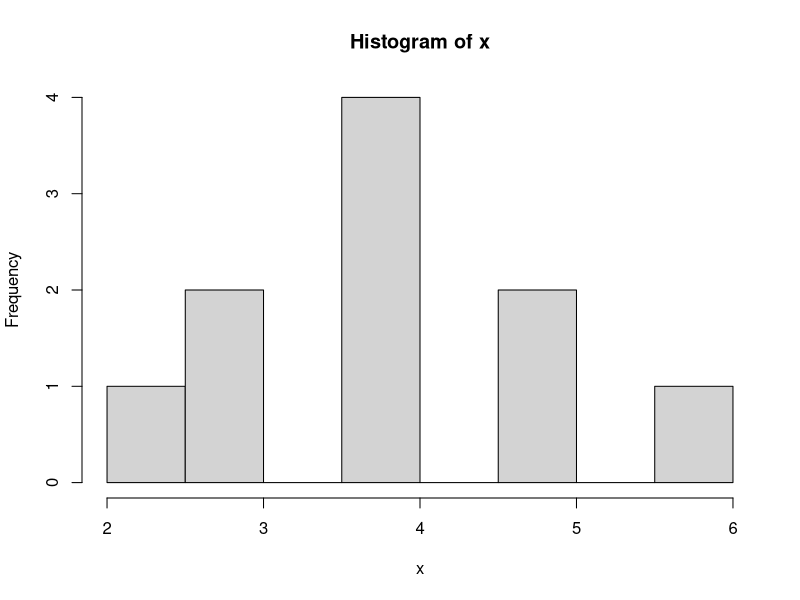
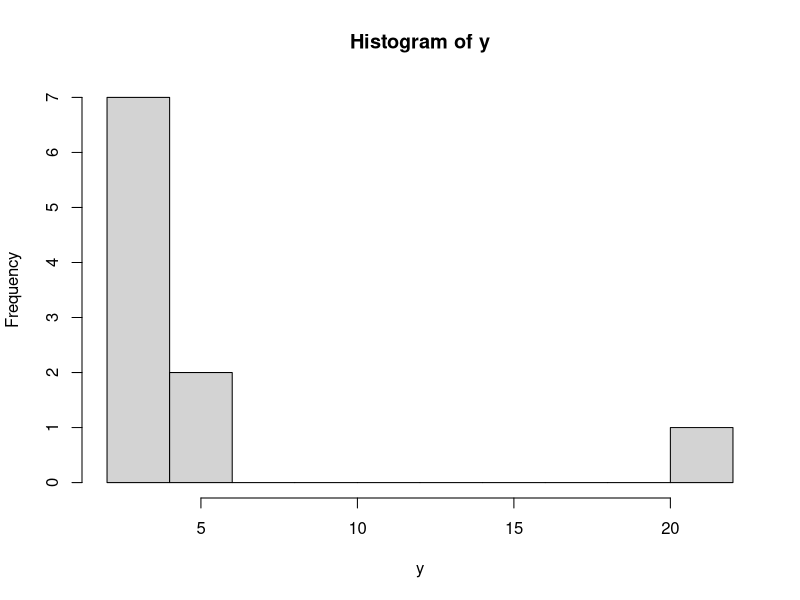

Here is the R script that generated these plots, in order:
## ---- chunk 1
x <- c(2,3,3,4,4,4,4,5,5,6)
y <- c(2,3,3,4,4,4,4,5,5,22)
## ---- chunk 2
hist(x, breaks = 7)
hist(y, breaks = 10)
## ---- chunk 3
mean(x)
mean(y)
## ---- chunk 4
vec = c(1, 4, 7, 9, 11)

## ---- chunk 5
mean = sum(vec) / length(vec)
mean
mean(vec) # Correct
## ---- chunk 6
variance = sum((vec - mean) ^ 2) / (length(vec) - 1)
variance
var(vec) # Correct
## ---- chunk 7
st_dv = sqrt(variance)
st_dv
sd(vec) # Correct
## ---- chunk 8
my_sd_func = function(vector){
  mean = mean(vector)
  variance = sum((vector - mean) ^ 2) / (length(vector) - 1)
  sqrt(variance)
}

# Test
my_sd_func(vec)

# Test vectors
test_vectors = rbind(c(2, 2, 3, 3, 4), c(7, 7, 8, 9, 9), c(2, 3, 5, 7, 8), c(1, 4, 7, 9, 11))
## ---- chunk 9
apply(test_vectors, 1, my_sd_func)
apply(test_vectors, 1, sd)
## ---- chunk 10
median(x)
median(y)
## ---- chunk 11
which.max(table(x))
which.max(table(y))
## ---- chunk 12
x <- 1:10
length(x)
## ---- chunk 13
x <- rbind(c(1:20), c(1:20))
length(x)
## ---- chunk 14
x <- data.frame(c(1:10), rep("A", 10))
length(x)
## ---- chunk 15
x <- c(5,4,3,6,7,3,5,7,4,4)
y <- c(0,0,4,8,7,9,9,7,3,1)
z <- c(5,4,3,6,7,3,5,7,4,4,1,5,6,7,3,8,8,3,40)
## ---- chunk 16
summary(x)
## ---- chunk 17
range(x)
range(z)
## ---- chunk 18
max(x) - min(x)
max(z) - min(z)
## ---- chunk 19
max(x) - min(x)
IQR(x)
## ---- chunk 20
quantile(x, .75) - quantile(x, .25)
## ---- chunk 21
max(z) - min(z)
IQR(z)
